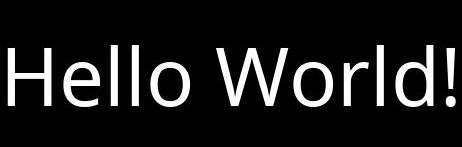
#> input picture example.jpg, 462 x 147 px
$ python soundpicture.py example.jpg out.png   (older library calls are emulated)
#> lines starting #> are read from the running program, lines starting #| are printed output that depends on the picture
#!env python
# -*- encoding: utf-8 -*-

from PIL import Image, ImageChops
import numpy as np
from scipy import fftpack
import wave

import argparse

# Configs to be set later
WINDOW_WIDTH = -1
SPECT_WIDTH = -1
IMG_WIDTH = -1
FRAMERATE = -1
INVERT_COLOR = False

# Only supports 16-bits now.
SAMPWIDTH = 2

def set_config(*, window_width=2048, framerate=48000, invert_color=False):
#> in generate, f is the input picture: PIL image 462x147 L; min 0, max 255, mean 29.6
    global WINDOW_WIDTH, SPECT_WIDTH, IMG_WIDTH, FRAMERATE, INVERT_COLOR
    WINDOW_WIDTH = window_width
    SPECT_WIDTH = WINDOW_WIDTH // 2
    IMG_WIDTH = SPECT_WIDTH // 2
    FRAMERATE = framerate
    INVERT_COLOR = invert_color

set_config() # init configs

def prepare_img(img):
    img = img.convert('L') # gray-scale
    if INVERT_COLOR:
        img = ImageChops.invert(img)
    img = img.rotate(90, expand=True)
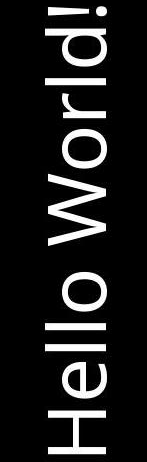
#> img: PIL image 147x462 L; min 0, max 255, mean 29.6
    img = img.transpose(Image.FLIP_TOP_BOTTOM)
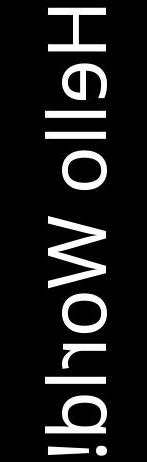
#> img: PIL image 147x462 L; min 0, max 255, mean 29.6
    img = img.resize((IMG_WIDTH, int(img.size[1] * (IMG_WIDTH / img.size[0]))))
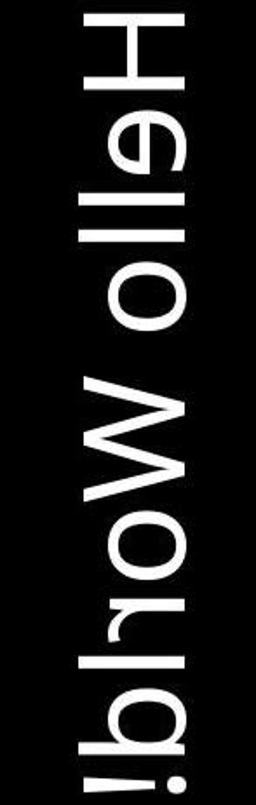
#> img: PIL image 512x1609 L (shown at 1/2 size); min 0, max 255, mean 29.6

    return img

def prepare_spectrum(img):
    img = img / 255.0 * (WINDOW_WIDTH / 2)
#> img: shape (1609, 512) float64

    spect = np.zeros((img.shape[0], WINDOW_WIDTH), dtype=np.complex128)
    offset = (SPECT_WIDTH - IMG_WIDTH) // 2
    endindex = offset + IMG_WIDTH

    spect[:, offset:endindex] += img

    for i in range(1, SPECT_WIDTH):
        spect[:, WINDOW_WIDTH - i] = spect[:, i].conj()

    return spect

def generate_samples(spect):
    samples = np.zeros_like(spect, dtype=np.float)
    for i in range(samples.shape[0]):
        samples[i] = fftpack.ifft(spect[i]).real
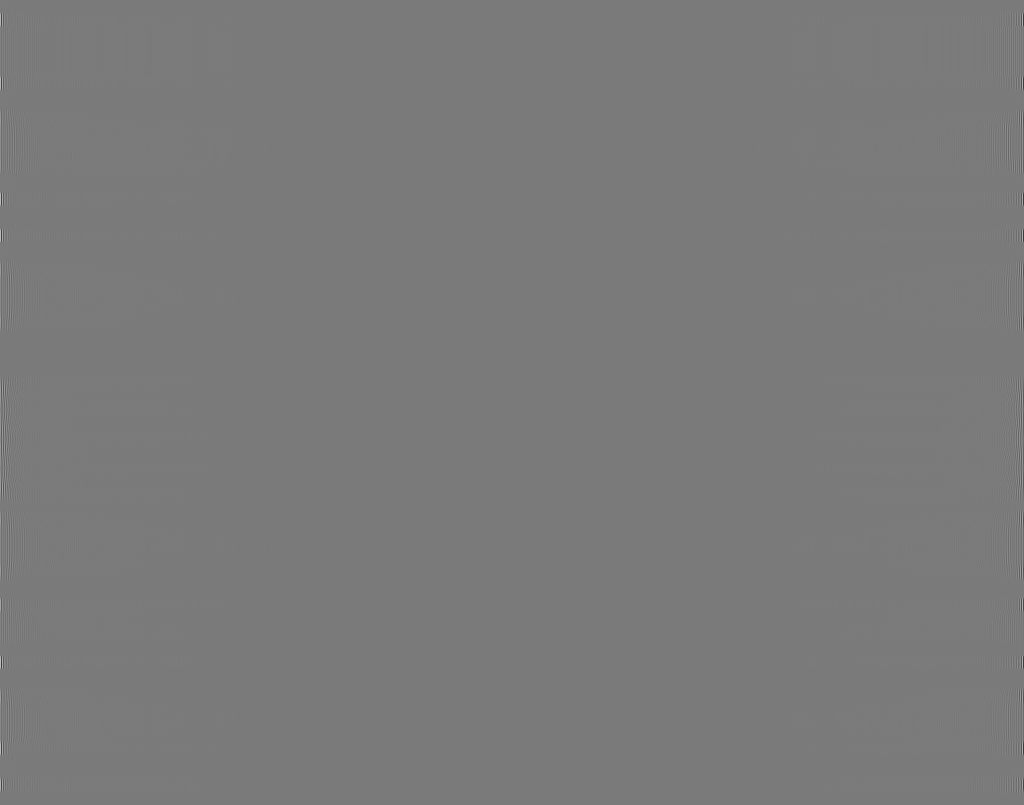
#> samples: shape (1609, 2048) float64 (shown at 1/2 size); min -198, max 213.1, mean 0; drawn with min black and max white

    samples = samples.ravel()

    # scale the value range
    samples /= np.max([np.max(samples), -np.min(samples)])
    samples *= 32767

    return samples.astype(np.int16)

def write_to_wav(samples, output_file):
    f = wave.open(output_file, 'wb')
    f.setframerate(FRAMERATE)
    f.setnchannels(1),
    f.setsampwidth(SAMPWIDTH)
    f.writeframes(samples.tostring())
    f.close()

def generate(input_file, output_file=None):
    if (isinstance(input_file, Image.Image)):
        f = input_file
    else:
        f = Image.open(input_file)

    img = prepare_img(f)

    img = np.asarray(img)
    spect = prepare_spectrum(img)

    samples = generate_samples(spect)

    if output_file:
        write_to_wav(samples, output_file)

    return samples

def _main():
    parser = argparse.ArgumentParser(prog="soundpicture.py", description="Convert a picture to a piece of audio, whose spectrum is the picture. This tool requires numpy, scipy and pillow installed.", epilog='Copyright 2019 Liu Chibing.')
    parser.add_argument('input_file', help='path to a picture.')
    parser.add_argument('output_file', help='path to the output. Must be a .wav file.')
    parser.add_argument('-i', '--invert-color', action='store_true', help='invert color (recommended for light picture).')
    parser.add_argument('-w', '--window-width', type=int, help='the width of window when generating spectrum. 2048 by default.')
    parser.add_argument('-r', '--framerate', type=int, help='framerate of the output. 48000 by default.')
    parser.add_argument('-v', '--verbose', action='store_true', help='enable verbose cli output.')

    opt = parser.parse_args()

    config = dict()
    if opt.window_width:
        config['window_width'] = opt.window_width
    if opt.framerate:
        config['framerate'] = opt.framerate
    if opt.invert_color:
        config['invert_color'] = opt.invert_color
    if len(config):
        set_config(**config)
        print('Using custom config from command line.')

    if opt.verbose:
        print('input: {}\noutput: {}\ninvert color: {}\nwindow width: {}\nframerate: {}'.format(
            opt.input_file, opt.output_file, INVERT_COLOR,
            WINDOW_WIDTH, FRAMERATE
        ))

    generate(opt.input_file, opt.output_file)

    if opt.verbose:
        print('\nWrote {} successfully.'.format(opt.output_file))

if __name__ == '__main__':
    _main()
